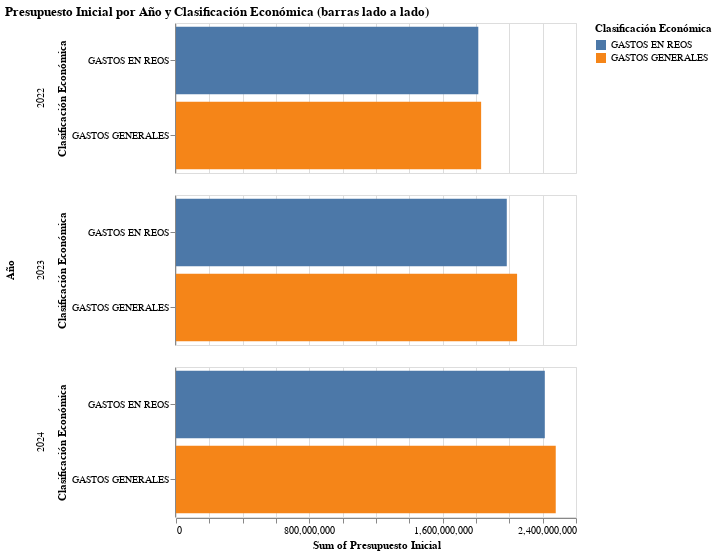

Notebook code cell kept with this figure:
### Code cell
alt.Chart(data).mark_bar().encode(
    x='sum(Presupuesto Inicial):Q',
    y='Clasificación Económica:N',
    color='Clasificación Económica:N',
    row='Año:O',
     tooltip=['Año', 'Clasificación Económica', 'Presupuesto Inicial']  # Información del tooltip
).properties(
    title="Presupuesto Inicial por Año y Clasificación Económica (barras lado a lado)",  # Título del gráfico
    height=150
)

### Figure 1 — Vega-Lite specification as saved in the notebook (floating-point values rounded to 4 significant figures)
{"config": {"view": {"continuousWidth": 400, "continuousHeight": 300}}, "data": {"name": "data-8281e811bc30e31af36950ca9e6195d9"}, "mark": "bar", "encoding": {"color": {"field": "Clasificación Económica", "type": "nominal"}, "row": {"field": "Año", "type": "ordinal"}, "tooltip": [{"field": "Año", "type": "quantitative"}, {"field": "Clasificación Económica", "type": "nominal"}, {"field": "Presupuesto Inicial", "type": "quantitative"}], "x": {"aggregate": "sum", "field": "Presupuesto Inicial", "type": "quantitative"}, "y": {"field": "Clasificación Económica", "type": "nominal"}}, "height": 150, "title": "Presupuesto Inicial por Año y Clasificación Económica (barras lado a lado)", "$schema": "https://vega.github.io/schema/vega-lite/v4.17.0.json", "datasets": {"data-8281e811bc30e31af36950ca9e6195d9": [{"Año": 2022, "Clasificación Económica": "GASTOS GENERALES", "Presupuesto Inicial": 1830783632}, {"Año": 2022, "Clasificación Económica": "GASTOS EN REOS                                                        ", "Presupuesto Inicial": 1813807660}, {"Año": 2023, "Clasificación Económica": "GASTOS GENERALES", "Presupuesto Inicial": 2046496576}, {"Año": 2023, "Clasificación Económica": "GASTOS EN REOS                                                        ", "Presupuesto Inicial": 1984654436}, {"Año": 2024, "Clasificación Económica": "GASTOS GENERALES", "Presupuesto Inicial": 2278425828}, {"Año": 2024, "Clasificación Económica": "GASTOS EN REOS                                                        ", "Presupuesto Inicial": 2212846560}]}}
